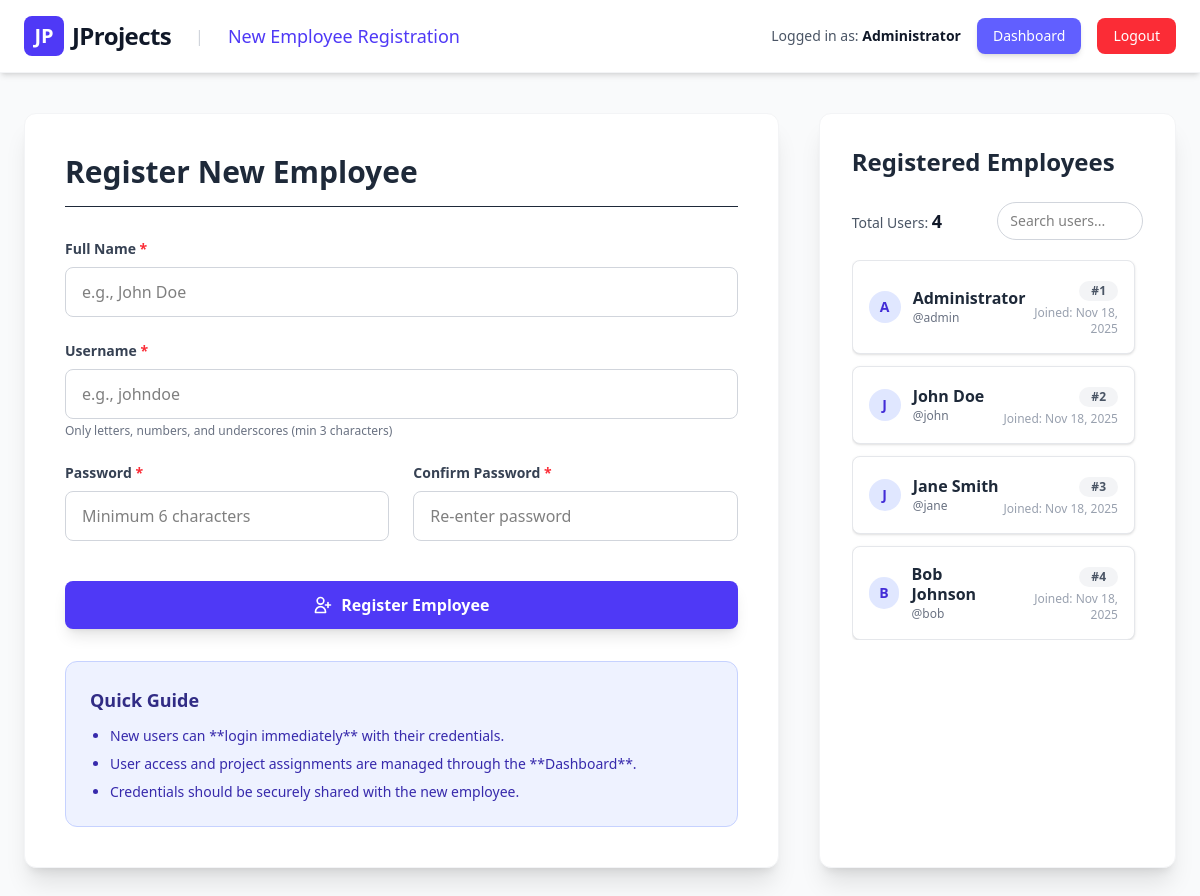
/register.php (signed in), run on the app's committed database.
### tables this page shows
CREATE TABLE IF NOT EXISTS users (
    id INT AUTO_INCREMENT PRIMARY KEY,
    username VARCHAR(50) UNIQUE NOT NULL,
    password VARCHAR(255) NOT NULL,
    full_name VARCHAR(100) NOT NULL,
    created_at TIMESTAMP DEFAULT CURRENT_TIMESTAMP
);

### config.php (called while the page is built, shortened)
<?php
try {
    $pdo = new PDO(
        "mysql:host=" . DB_HOST . ";dbname=" . DB_NAME . ";charset=utf8mb4",
        DB_USER,
        DB_PASS,
        [
            PDO::ATTR_ERRMODE => PDO::ERRMODE_EXCEPTION,
            PDO::ATTR_DEFAULT_FETCH_MODE => PDO::FETCH_ASSOC,
            PDO::ATTR_EMULATE_PREPARES => false
        ]
    );
} catch (PDOException $e) {
    die("Database connection failed: " . $e->getMessage());
}
function isLoggedIn() {
    return isset($_SESSION['user_id']);
}
function getCurrentUser() {
    global $pdo;
    $stmt = $pdo->prepare("SELECT id, username, full_name FROM users WHERE id = ?");
    $stmt->execute([$_SESSION['user_id']]);
    return $stmt->fetch();
}
?>

### register.php (the view, shortened to what this page needs)
<?php
require_once 'config.php';
$currentUser = getCurrentUser();
$stmt = $pdo->query("SELECT id, username, full_name, created_at FROM users ORDER BY created_at DESC");
$users = $stmt->fetchAll();
?>
<!DOCTYPE html>
<html lang="en">
<head>
    <script src="https://cdn.jsdelivr.net/npm/@tailwindcss/browser@4"></script>
</head>
<body class="bg-gray-50 min-h-screen font-sans">
    <header class="bg-white shadow-md border-b border-gray-100 sticky top-0 z-10">
        <div class="max-w-7xl mx-auto px-6 py-4 flex items-center justify-between">
            <div class="flex items-center space-x-6">
                <a href="dashboard.php" class="flex items-center space-x-2">
                    <div class="w-10 h-10 bg-indigo-600 rounded-lg flex items-center justify-center text-white font-bold text-xl">
                        JP
                    </div>
                    <h1 class="text-2xl font-extrabold text-gray-900 tracking-tight">JProjects</h1>
                </a>
                <span class="text-gray-300 hidden sm:inline">|</span>
                <span class="text-lg font-medium text-indigo-600 hidden sm:inline">New Employee Registration</span>
            </div>
            <div class="flex items-center space-x-4">
                <span class="text-sm text-gray-600 hidden md:inline">
                    Logged in as: <strong class="font-semibold text-gray-900"><?php echo htmlspecialchars($currentUser['full_name']); ?></strong>
                </span>
                <a href="dashboard.php" class="bg-indigo-500 hover:bg-indigo-600 text-white px-4 py-2 rounded-lg text-sm font-medium transition duration-150 shadow-md">
                    Dashboard
                </a>
                <a href="logout.php" class="bg-red-500 hover:bg-red-600 text-white px-4 py-2 rounded-lg text-sm font-medium transition duration-150">
                    Logout
                </a>
            </div>
        </div>
    </header>
    <div class="max-w-7xl mx-auto px-6 py-10">
        <div class="grid grid-cols-1 lg:grid-cols-3 gap-10">
            <div class="lg:col-span-2 bg-white rounded-xl shadow-xl border border-gray-100 p-8 md:p-10">
                <h2 class="text-3xl font-bold text-gray-800 mb-8 border-b pb-4">Register New Employee</h2>
                <form method="POST" action="" class="space-y-6">
                    <div>
                        <label for="full_name" class="block text-sm font-semibold text-gray-700 mb-2">
                            Full Name <span class="text-red-500">*</span>
                        </label>
                        <input
                            type="text" id="full_name" name="full_name" required
                            value="<?php echo htmlspecialchars($_POST['full_name'] ?? ''); ?>"
                            class="w-full px-4 py-3 border border-gray-300 rounded-lg focus:ring-2 focus:ring-indigo-500 focus:border-indigo-500 transition duration-150"
                            placeholder="e.g., John Doe"
                        >
                    </div>
                    <div>
                        <label for="username" class="block text-sm font-semibold text-gray-700 mb-2">
                            Username <span class="text-red-500">*</span>
                        </label>
                        <input
                            type="text" id="username" name="username" required pattern="[a-zA-Z0-9_]+"
                            value="<?php echo htmlspecialchars($_POST['username'] ?? ''); ?>"
                            class="w-full px-4 py-3 border border-gray-300 rounded-lg focus:ring-2 focus:ring-indigo-500 focus:border-indigo-500 transition duration-150"
                            placeholder="e.g., johndoe"
                        >
                        <p class="text-xs text-gray-500 mt-1">Only letters, numbers, and underscores (min 3 characters)</p>
                    </div>
                    <div class="grid grid-cols-1 md:grid-cols-2 gap-6">
                        <div>
                            <label for="password" class="block text-sm font-semibold text-gray-700 mb-2">
                                Password <span class="text-red-500">*</span>
                            </label>
                            <input
                                type="password" id="password" name="password" required minlength="6"
                                class="w-full px-4 py-3 border border-gray-300 rounded-lg focus:ring-2 focus:ring-indigo-500 focus:border-indigo-500 transition duration-150"
                                placeholder="Minimum 6 characters"
                            >
                        </div>
                        <div>
                            <label for="confirm_password" class="block text-sm font-semibold text-gray-700 mb-2">
                                Confirm Password <span class="text-red-500">*</span>
                            </label>
                            <input
                                type="password" id="confirm_password" name="confirm_password" required minlength="6"
                                class="w-full px-4 py-3 border border-gray-300 rounded-lg focus:ring-2 focus:ring-indigo-500 focus:border-indigo-500 transition duration-150"
                                placeholder="Re-enter password"
                            >
                        </div>
                    </div>
                    <button
                        type="submit"
                        class="w-full bg-indigo-600 hover:bg-indigo-700 text-white font-bold py-3 rounded-lg transition duration-200 shadow-lg hover:shadow-xl focus:ring-4 focus:ring-indigo-500 focus:ring-opacity-50 mt-4"
                    >
                        <span class="flex items-center justify-center space-x-2">
                            <svg class="w-5 h-5" fill="none" stroke="currentColor" viewBox="0 0 24 24"><path stroke-linecap="round" stroke-linejoin="round" stroke-width="2" d="M18 9v3m0 0v3m0-3h3m-3 0h-3m-2-5a4 4 0 11-8 0 4 4 0 018 0zM3 20a6 6 0 0112 0v1H3v-1z"></path></svg>
                            <span>Register Employee</span>
                        </span>
                    </button>
                </form>
                <div class="mt-8 p-6 bg-indigo-50 rounded-xl border border-indigo-200">
                    <h3 class="font-extrabold text-indigo-900 mb-3 text-lg">Quick Guide</h3>
                    <ul class="text-sm text-indigo-800 space-y-2 list-disc pl-5">
                        <li>New users can **login immediately** with their credentials.</li>
                        <li>User access and project assignments are managed through the **Dashboard**.</li>
                        <li>Credentials should be securely shared with the new employee.</li>
                    </ul>
                </div>
            </div>
            <div class="lg:col-span-1 bg-white rounded-xl shadow-xl border border-gray-100 p-8">
                <h2 class="text-2xl font-bold text-gray-800 mb-6">Registered Employees</h2>
                <div class="mb-5 flex items-center justify-between">
                    <span class="text-sm font-medium text-gray-600">Total Users: <strong class="text-gray-900 text-lg"><?php echo count($users); ?></strong></span>
                    <input
                        type="text"
                        id="searchUsers"
                        placeholder="Search users..."
                        class="px-3 py-2 border border-gray-300 rounded-full text-sm focus:ring-2 focus:ring-indigo-500 transition duration-150 w-1/2"
                    >
                </div>
                <div class="overflow-y-auto max-h-[650px] space-y-3 pr-2" id="usersList">
                    <?php foreach ($users as $user): ?>
                        <div class="user-item p-4 bg-white rounded-lg border border-gray-200 shadow-sm hover:border-indigo-400 hover:shadow-md transition duration-150">
                            <div class="flex items-center justify-between">
                                <div class="flex items-center space-x-3">
                                    <div class="w-8 h-8 rounded-full bg-indigo-100 text-indigo-700 flex items-center justify-center font-bold text-sm">
                                        <?php echo strtoupper(substr($user['full_name'], 0, 1)); ?>
                                    </div>
                                    <div>
                                        <h3 class="font-semibold text-gray-800 leading-tight"><?php echo htmlspecialchars($user['full_name']); ?></h3>
                                        <p class="text-xs text-gray-500 mt-0.5">@<?php echo htmlspecialchars($user['username']); ?></p>
                                    </div>
                                </div>
                                <div class="text-right">
                                    <span class="inline-block px-3 py-0.5 text-xs font-bold bg-gray-100 text-gray-600 rounded-full">
                                        #<?php echo $user['id']; ?>
                                    </span>
                                    <p class="text-xs text-gray-400 mt-1">
                                        Joined: <?php echo date('M d, Y', strtotime($user['created_at'])); ?>
                                    </p>
                                </div>
                            </div>
                        </div>
                    <?php endforeach; ?>
                </div>
            </div>
        </div>
    </div>
</body>
</html>

### data on the page
users: full_name "Administrator", full_name "A", username "admin", id "1", created_at "Nov 18, 2025"
users: full_name "J", full_name "John Doe", username "john", id "2", created_at "Nov 18, 2025"
users: full_name "J", full_name "Jane Smith", username "jane", id "3", created_at "Nov 18, 2025"
users: full_name "B", full_name "Bob Johnson", username "bob", id "4", created_at "Nov 18, 2025"

### other printed values
count($users) "4"
